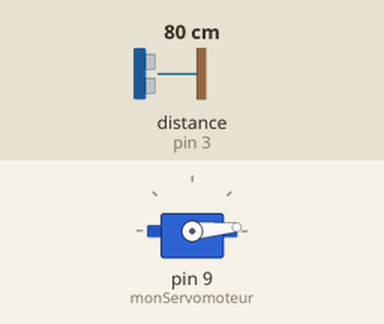
Bench run of a sketch on a simulated Arduino Uno, built with avr-gcc and run on an emulated ATmega328P. Parts: servo. Wiring (inferred from the names in the program): ultrasonic range finder: trigger pin 2; echo pin 3. The inputs (shaded band) are chosen by the test bench; at power-on: distance to the obstacle (sensor on pin 3) 80 cm. The echo pulse lasts 58.3 µs per cm; what the sketch prints to the serial monitor is not drawn.

Above: at 0.2 s.
At 7.2 s:
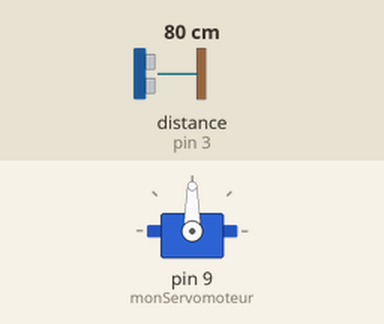
7.3 s: distance to the obstacle (sensor on pin 3) set to 2 cm
At 8.48 s:
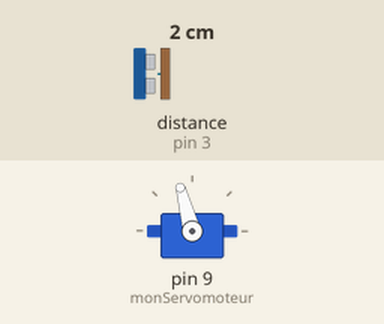
Timing chart, 0 to 19.3 s (numbered marks = the images above; inputs shaded):
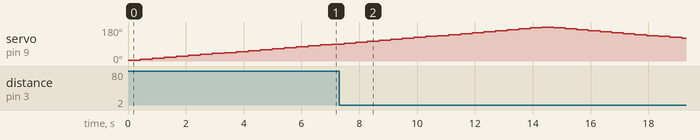

The sketch:

sonar.ino
```cpp
#include <Servo.h>
Servo monServomoteur;
int position = 0;
int step = 5;
int motion = step;

/* Constantes pour les broches */
const byte TRIGGER_PIN = 2; // Broche TRIGGER
const byte ECHO_PIN = 3;    // Broche ECHO

/* Constantes pour le timeout */
const unsigned long MEASURE_TIMEOUT = 25000UL; // 25ms = ~8m à 340m/s

/* Vitesse du son dans l'air en mm/us */
const float SOUND_SPEED = 340.0 / 1000;

/** Fonction setup() */
void setup() {
  // met le servo a 0
  monServomoteur.write(position);

  /* Initialise le port série */
  Serial.begin(9600);

  /* Initialise les broches */
  pinMode(TRIGGER_PIN, OUTPUT);
  digitalWrite(TRIGGER_PIN, LOW); // La broche TRIGGER doit être à LOW au repos
  pinMode(ECHO_PIN, INPUT);

  monServomoteur.attach(9);
}

/** Fonction loop() */
void loop() {
  if (position >= 180) {
    motion = -step;
  } else if (position <= 0) {
    motion = step;
  }

  position += motion;
  monServomoteur.write(position);

  delay(200); // laisse le moteur le temps de tourner pour pas qu'il pompe tout le courant

  int first = mesure();
  delay(100);
  int second = mesure();
  delay(100);
  int third = mesure();
  int mesures[3] = {first, second, third};
  int mesures_length = sizeof(mesures) / sizeof(mesures[0]);
  qsort(mesures, mesures_length, sizeof(mesures[0]), sort_desc);


  Serial.print(position);
  Serial.print(",");
  Serial.print(mesures[1]);

  /* Affiche les résultats en mm, cm et m */

  //  Serial.print(F("Distance: "));
  //  Serial.print(round(distance_mm));
  //  Serial.print(F("mm ("));
  //  Serial.print(distance_mm) / 10.0, 2);
  //  Serial.print(F("cm, "));
  //  Serial.print(distance_mm / 1000.0, 2);
  //  Serial.println(F("m)"));

  Serial.print(".");
}

int mesure() {
  /* 1. Lance une mesure de distance en envoyant une impulsion HIGH de 10µs sur la broche TRIGGER */
  digitalWrite(TRIGGER_PIN, HIGH);
  delayMicroseconds(10);
  digitalWrite(TRIGGER_PIN, LOW);

  /* 2. Mesure le temps entre l'envoi de l'impulsion ultrasonique et son écho (si il existe) */
  long measure = pulseIn(ECHO_PIN, HIGH, MEASURE_TIMEOUT);

  /* 3. Calcul la distance à partir du temps mesuré */
  float distance_mm = measure / 2.0 * SOUND_SPEED;
  int Idistance_cm = distance_mm / 10 + 0.5;
  return Idistance_cm;
}

// qsort requires you to create a sort function
int sort_desc(const void *cmp1, const void *cmp2)
{
  // Need to cast the void * to int *
  int a = *((int *)cmp1);
  int b = *((int *)cmp2);
  // The comparison
  return a > b ? -1 : (a < b ? 1 : 0);
  // A simpler, probably faster way:
  //return b - a;
}
```

Measured:
- by itself, servo on pin 9 (monServomoteur): rises from 90° to 180° in 6.8 s, then falls to 120° in 4.8 s
